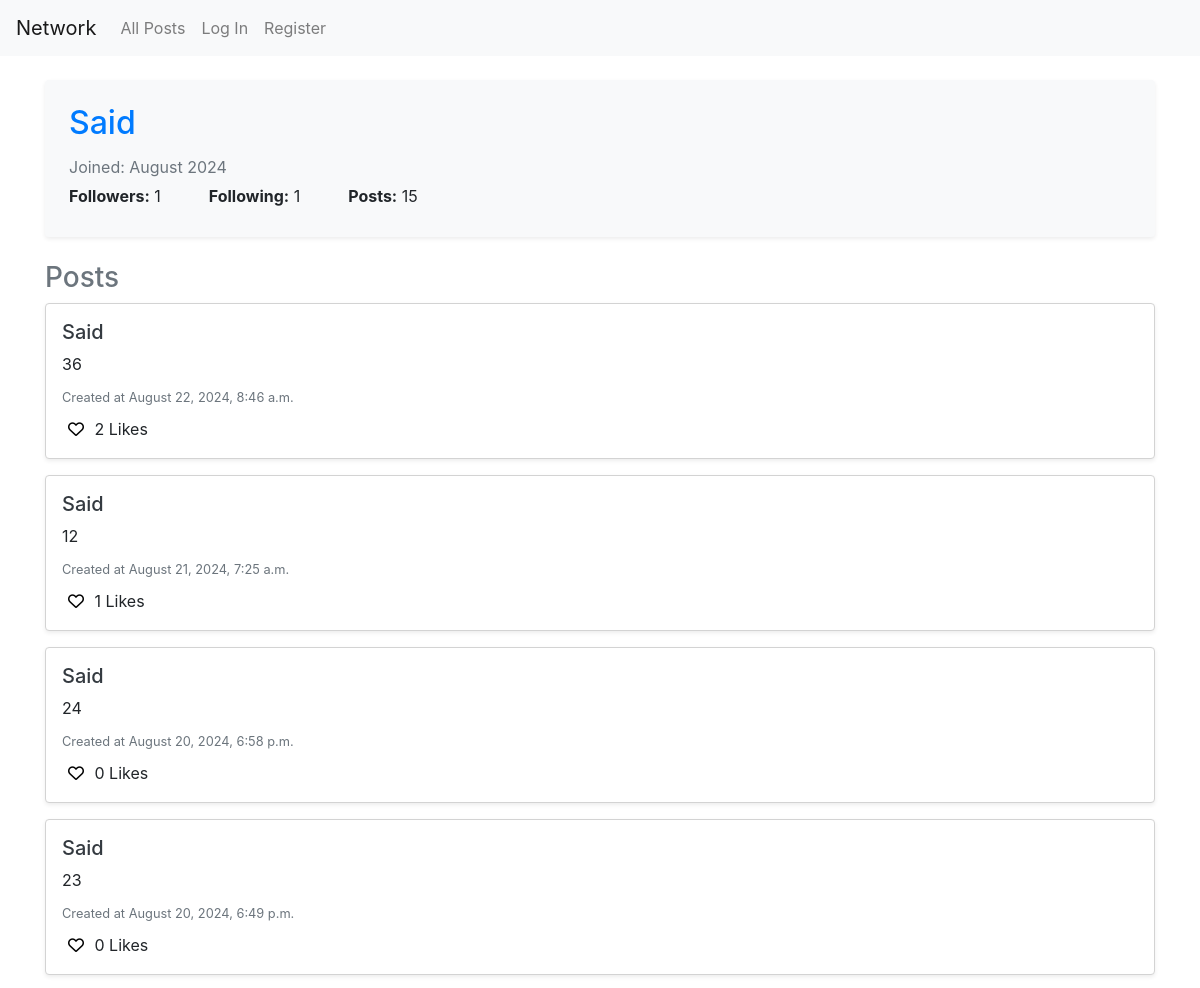
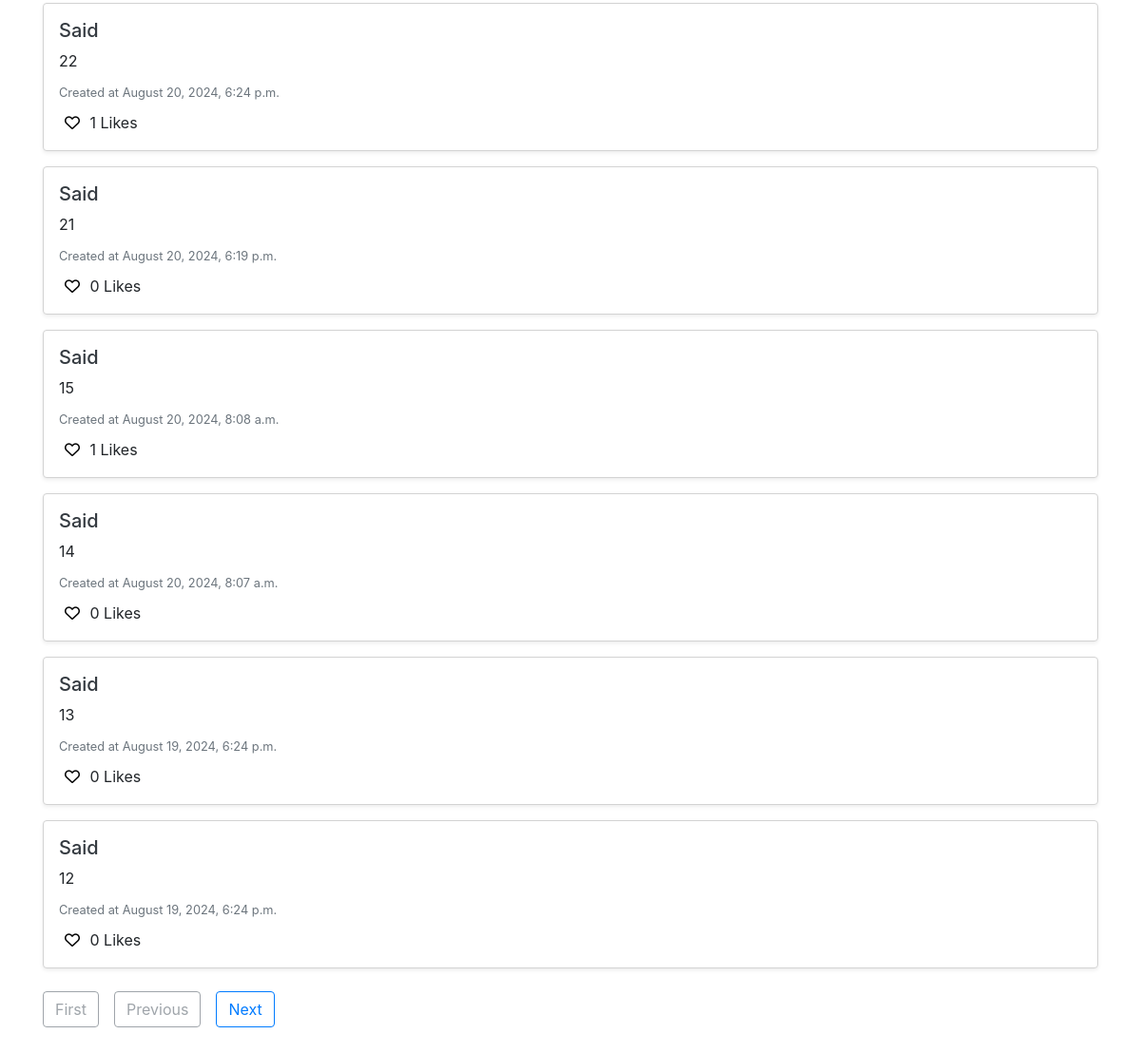
Screenshot of /profile/Said with the database file from the repository (2 pictures, top to bottom).
### network/models.py (models this page shows, shortened)
class User(AbstractUser):
    following = models.ManyToManyField('self', symmetrical=False, related_name='follower')
    def following_count(self):
        return self.following.count()
    def follower_count(self):
        return self.follower.count()

class Post(models.Model):
    user = models.ForeignKey("User", on_delete=models.CASCADE, related_name="owner")
    content = models.CharField(max_length=300)
    timestap = models.DateTimeField(auto_now_add=True)
    likes = models.ManyToManyField(User, related_name='liked_posts', blank=True)

### network/views.py (the view, shortened to what this page needs)
# urls.py: path('profile/<str:username>', views.profile, name='profile'),
@csrf_exempt
def profile(request, username):
    user = get_object_or_404(User, username=username)
    follower_count = user.follower_count()
    following_count = user.following_count()
    posts = Post.objects.filter(user=user).order_by('-timestap')
    paginator = Paginator(posts, 10)  # Show 10 posts per page
    page_number = request.GET.get('page')
    page_obj = paginator.get_page(page_number)
    return render(request, 'network/profile.html', {
        'posts': posts,
        'postUser': user,
        'follower_count': follower_count,
        'following_count': following_count,
        'page_obj': page_obj,
    })

### network/templates/network/profile.html (shortened to what this page needs)
{% extends 'network/layout.html' %}
{% load static%}
{% block body%}
<div class="container mt-4 pb-5">
    <div class="profile-header bg-light p-4 rounded shadow-sm">
        <div class="d-flex justify-content-start mb-2">
            <h2 class="text-primary mr-3">{{ postUser.username }}</h2>
        </div>
        <p class="text-muted">Joined: {{ postUser.date_joined|date:"F Y" }}</p>
        <div id='user-info' class="d-flex justify-content-start">
            <p class='mr-5'><strong>Followers:</strong> {{follower_count}}</p>
            <p class='mr-5'><strong>Following:</strong> {{following_count}}</p>
            <p class='mr-5'><strong>Posts:</strong> {{posts.count}}</p>
        </div>
    </div>
    <div class="posts-section mt-4">
        <h3 class="text-secondary">Posts</h3>
        {% if page_obj.object_list %}
            {% for post in page_obj.object_list %}
                <div id="new-post" class="post bg-white p-3 mb-3 rounded shadow-sm" data-post-id='{{post.id}}'>
                    <h5 class="text-dark">{{ post.user }}</h5>
                    <p id='content' class="mb-2">{{ post.content }}</p>
                    <small class="text-muted">Created at {{ post.timestap|date:"F j, Y, g:i a" }}</small>
                    <div class='d-flex justify-content-between'>
                        <div class="mt-2">
                            <button id='like' class="i-btn">
                                <i class="{% if user in post.likes.all %}fa-solid{% else %}fa-regular{% endif %} fa-heart"></i>
                            </button>
                            <span id='likes-count'>{{post.likes.count}} Likes</span>
                        </div>
                    </div>
                </div>
            {% endfor %}
        {% else %}
            <p class="text-muted">No posts available.</p>
        {% endif %}
    </div>
    <div class="pagination mt-4">
        <div class="d-flex justify-content-between">
            {% if page_obj.has_previous %}
                <a class="btn btn-outline-primary mr-3" href="?page=1">First</a>
                <a class="btn btn-outline-primary mr-3" href="?page={{ page_obj.previous_page_number }}">Previous</a>
            {% else %}
                <span class="btn btn-outline-secondary disabled mr-3">First</span>
                <span class="btn btn-outline-secondary disabled mr-3">Previous</span>
            {% endif %}
            {% if page_obj.has_next %}
                <a class="btn btn-outline-primary mr-3" href="?page={{ page_obj.next_page_number }}">Next</a>
            {% else %}
                <span class="btn btn-outline-secondary disabled mr-3">Next</span>
            {% endif %}
        </div>
    </div>
</div>
{% endblock %}

### network/static/network/styles.css (style rules this page uses)
#new-post { border: 1px lightgray solid; padding: 15px; margin-bottom: 20px; }
#new-post .i-btn { border: none; background-color: transparent; }
.profile-header { background-color: #f8f9fa; padding: 20px; border-radius: 10px; box-shadow: 0 4px 8px rgba(0, 0, 0, 0.1); }
.profile-header p { margin-bottom: 5px; }
.profile-header h2 { margin-bottom: 5px; }

### rows the page displays
User: username "Said", date_joined "August 2024"
Post: user "Said", content "36", timestap "August 22, 2024, 8:46 a.m.", likes.count "2"
Post: user "Said", content "12", timestap "August 21, 2024, 7:25 a.m.", likes.count "1"
Post: user "Said", content "24", timestap "August 20, 2024, 6:58 p.m.", likes.count "0"
Post: user "Said", content "23", timestap "August 20, 2024, 6:49 p.m.", likes.count "0"
Post: user "Said", content "22", timestap "August 20, 2024, 6:24 p.m.", likes.count "1"
Post: user "Said", content "21", timestap "August 20, 2024, 6:19 p.m.", likes.count "0"
Post: user "Said", content "15", timestap "August 20, 2024, 8:08 a.m.", likes.count "1"
Post: user "Said", content "14", timestap "August 20, 2024, 8:07 a.m.", likes.count "0"
Post: user "Said", content "13", timestap "August 19, 2024, 6:24 p.m.", likes.count "0"
Post: user "Said", content "12", timestap "August 19, 2024, 6:24 p.m.", likes.count "0"

### other values shown
{{ follower_count }} "1"
{{ following_count }} "1"
{{ posts.count }} "15"
